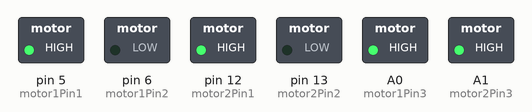
The sketch below on a simulated Arduino Uno, built with avr-gcc and run on an emulated ATmega328P. Shown: switched loads named in the sketch (green lamp = pin HIGH).

Above: at 0.1 s.
Timing chart, 0 to 1.6 s (numbered marks = the images above):
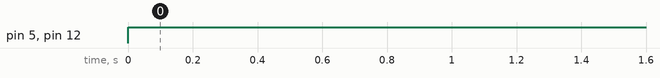

Measured:
- by itself, pin 5 (motor1Pin1), pin 12 (motor2Pin1): LOW → HIGH at 0.00 s

The sketch:

Motor_driver_code.ino
```cpp
//L293D
//Motor A
const int motor1Pin1  = 5;  // Pin 14 of L293
const int motor1Pin2  = 6;
const int motor1Pin3  = A0;// Pin 10 of L293
////Motor B
const int motor2Pin1  = 12;  // Pin 14 of L293
const int motor2Pin2  = 13;
const int motor2Pin3  = A1;// Pin 10 of L293
////Motor B

//This will run only one time.
void setup()
{

    //Set pins as outputs
    pinMode(motor1Pin1, OUTPUT);
    pinMode(motor1Pin2, OUTPUT);
    pinMode(motor1Pin3, OUTPUT);
   // digitalWrite(motor1Pin3,HIGH);
    analogWrite(motor1Pin3, 130);      //sets the motors speed
         //sets the motors speed
   // digitalWrite(motorPin2,255);
   pinMode(motor2Pin1, OUTPUT);
    pinMode(motor2Pin2, OUTPUT);
    pinMode(motor2Pin3, OUTPUT);
   // digitalWrite(motor2Pin3,HIGH);
    analogWrite(motor2Pin3, 130);
    //This code  will turn Motor A clockwise for 2 sec.


}

void forward()
{
 digitalWrite(motor1Pin1, HIGH);
 digitalWrite(motor1Pin2, LOW);
  digitalWrite(motor2Pin1, HIGH);
 digitalWrite(motor2Pin2, LOW);
 delay(1000);
}
void loop()
{

forward();


//    digitalWrite(motorPin1, LOW);
//    digitalWrite(motorPin2, HIGH);
//    delay(200);
//
}
//    delay(100);
//    digitalWrite(motorPin1, HIGH);
//    digitalWrite(motorPin2, LOW);
//
//    //This code will turn Motor A counter-clockwise for 2 sec.

//    digitalWrite(motorPin1, LOW);
//    digitalWrite(motorPin2, LOW);
//
```
